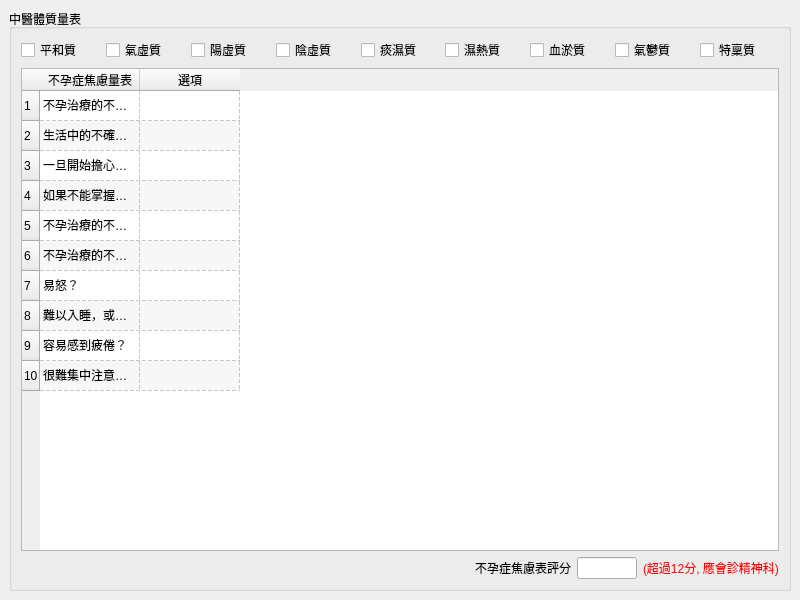
<?xml version="1.0" encoding="UTF-8"?>
<ui version="4.0">
 <class>MainWindow</class>
 <widget class="QMainWindow" name="MainWindow">
  <property name="geometry">
   <rect>
    <x>0</x>
    <y>0</y>
    <width>800</width>
    <height>600</height>
   </rect>
  </property>
  <property name="windowTitle">
   <string>MainWindow</string>
  </property>
  <widget class="QWidget" name="centralwidget">
   <layout class="QVBoxLayout" name="verticalLayout_2">
    <item>
     <widget class="QGroupBox" name="groupBox">
      <property name="title">
       <string>中醫體質量表</string>
      </property>
      <property name="flat">
       <bool>true</bool>
      </property>
      <layout class="QVBoxLayout" name="verticalLayout">
       <item>
        <layout class="QGridLayout" name="gridLayout_2">
         <item row="0" column="5">
          <widget class="QCheckBox" name="checkBox_constitution6">
           <property name="text">
            <string>濕熱質</string>
           </property>
          </widget>
         </item>
         <item row="0" column="2">
          <widget class="QCheckBox" name="checkBox_constitution3">
           <property name="text">
            <string>陽虛質</string>
           </property>
          </widget>
         </item>
         <item row="0" column="3">
          <widget class="QCheckBox" name="checkBox_constitution4">
           <property name="text">
            <string>陰虛質</string>
           </property>
          </widget>
         </item>
         <item row="0" column="0">
          <widget class="QCheckBox" name="checkBox_constitution1">
           <property name="text">
            <string>平和質</string>
           </property>
          </widget>
         </item>
         <item row="0" column="4">
          <widget class="QCheckBox" name="checkBox_constitution5">
           <property name="text">
            <string>痰濕質</string>
           </property>
          </widget>
         </item>
         <item row="0" column="6">
          <widget class="QCheckBox" name="checkBox_constitution7">
           <property name="text">
            <string>血淤質</string>
           </property>
          </widget>
         </item>
         <item row="0" column="7">
          <widget class="QCheckBox" name="checkBox_constitution8">
           <property name="text">
            <string>氣鬱質</string>
           </property>
          </widget>
         </item>
         <item row="0" column="1">
          <widget class="QCheckBox" name="checkBox_constitution2">
           <property name="text">
            <string>氣虛質</string>
           </property>
          </widget>
         </item>
         <item row="0" column="8">
          <widget class="QCheckBox" name="checkBox_constitution9">
           <property name="text">
            <string>特稟質</string>
           </property>
          </widget>
         </item>
        </layout>
       </item>
       <item>
        <widget class="QTableWidget" name="tableWidget_anxiety">
         <property name="alternatingRowColors">
          <bool>true</bool>
         </property>
         <property name="selectionBehavior">
          <enum>QAbstractItemView::SelectRows</enum>
         </property>
         <property name="showGrid">
          <bool>true</bool>
         </property>
         <property name="gridStyle">
          <enum>Qt::DashLine</enum>
         </property>
         <attribute name="verticalHeaderDefaultSectionSize">
          <number>30</number>
         </attribute>
         <row>
          <property name="text">
           <string>1</string>
          </property>
         </row>
         <row>
          <property name="text">
           <string>2</string>
          </property>
         </row>
         <row>
          <property name="text">
           <string>3</string>
          </property>
         </row>
         <row>
          <property name="text">
           <string>4</string>
          </property>
         </row>
         <row>
          <property name="text">
           <string>5</string>
          </property>
         </row>
         <row>
          <property name="text">
           <string>6</string>
          </property>
         </row>
         <row>
          <property name="text">
           <string>7</string>
          </property>
         </row>
         <row>
          <property name="text">
           <string>8</string>
          </property>
         </row>
         <row>
          <property name="text">
           <string>9</string>
          </property>
         </row>
         <row>
          <property name="text">
           <string>10</string>
          </property>
         </row>
         <column>
          <property name="text">
           <string>不孕症焦慮量表</string>
          </property>
         </column>
         <column>
          <property name="text">
           <string>選項</string>
          </property>
         </column>
         <item row="0" column="0">
          <property name="text">
           <string>不孕治療的不確定感讓人很受不了。</string>
          </property>
         </item>
         <item row="1" column="0">
          <property name="text">
           <string>生活中的不確定能不能懷孕讓我感到不安緊張或有壓力。</string>
          </property>
         </item>
         <item row="2" column="0">
          <property name="text">
           <string>一旦開始擔心某些事，妳是否就會覺得很難控制或難以停止？</string>
          </property>
         </item>
         <item row="3" column="0">
          <property name="text">
           <string>如果不能掌握我需要不孕的訊息，我會覺得挫折。</string>
          </property>
         </item>
         <item row="4" column="0">
          <property name="text">
           <string>不孕治療的不確定感會造成我無法擁有滿意的生活</string>
          </property>
         </item>
         <item row="5" column="0">
          <property name="text">
           <string>不孕治療的不確定感會讓妳感受到坐立不安或精神緊繃？</string>
          </property>
         </item>
         <item row="6" column="0">
          <property name="text">
           <string>易怒？</string>
          </property>
         </item>
         <item row="7" column="0">
          <property name="text">
           <string>難以入睡，或睡不夠，或睡不好？</string>
          </property>
         </item>
         <item row="8" column="0">
          <property name="text">
           <string>容易感到疲倦？</string>
          </property>
         </item>
         <item row="9" column="0">
          <property name="text">
           <string>很難集中注意力或腦中一片空白？</string>
          </property>
         </item>
        </widget>
       </item>
       <item>
        <layout class="QHBoxLayout" name="horizontalLayout_2">
         <item>
          <spacer name="horizontalSpacer">
           <property name="orientation">
            <enum>Qt::Horizontal</enum>
           </property>
           <property name="sizeHint" stdset="0">
            <size>
             <width>40</width>
             <height>20</height>
            </size>
           </property>
          </spacer>
         </item>
         <item>
          <widget class="QLabel" name="label_2">
           <property name="text">
            <string>不孕症焦慮表評分</string>
           </property>
          </widget>
         </item>
         <item>
          <widget class="QLineEdit" name="lineEdit_anxiety_grade">
           <property name="maximumSize">
            <size>
             <width>60</width>
             <height>16777215</height>
            </size>
           </property>
          </widget>
         </item>
         <item>
          <widget class="QLabel" name="label_anxiety_warning">
           <property name="styleSheet">
            <string notr="true">color: rgb(255, 0, 0);</string>
           </property>
           <property name="text">
            <string>(超過12分, 應會診精神科)</string>
           </property>
          </widget>
         </item>
        </layout>
       </item>
      </layout>
     </widget>
    </item>
   </layout>
  </widget>
 </widget>
 <resources/>
 <connections/>
</ui>
